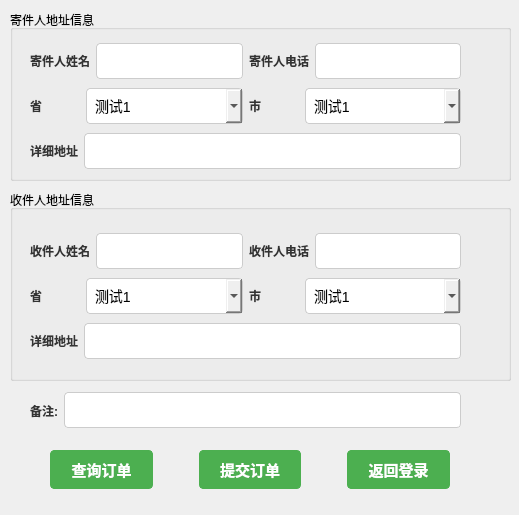
<?xml version="1.0" encoding="UTF-8"?>
<ui version="4.0">
 <class>Guest_main</class>
 <widget class="QWidget" name="Guest_main">
  <property name="geometry">
   <rect>
    <x>0</x>
    <y>0</y>
    <width>519</width>
    <height>515</height>
   </rect>
  </property>
  <property name="windowTitle">
   <string>游客进入</string>
  </property>
  <widget class="QGroupBox" name="groupBox">
   <property name="geometry">
    <rect>
     <x>10</x>
     <y>10</y>
     <width>501</width>
     <height>171</height>
    </rect>
   </property>
   <property name="styleSheet">
    <string notr="true">
            QLabel {
                color: #333;
                font: 14px &quot;幼圆&quot;;
                font-weight: bold;
            }

            QLineEdit,
            QComboBox {
                padding: 8px;
                font-size: 14px;
                border: 1px solid #ccc;
                border-radius: 4px;
            }

        </string>
   </property>
   <property name="title">
    <string>寄件人地址信息</string>
   </property>
   <widget class="QWidget" name="layoutWidget">
    <property name="geometry">
     <rect>
      <x>20</x>
      <y>30</y>
      <width>431</width>
      <height>134</height>
     </rect>
    </property>
    <layout class="QVBoxLayout" name="verticalLayout">
     <item>
      <layout class="QHBoxLayout" name="horizontalLayout">
       <item>
        <widget class="QLabel" name="label">
         <property name="text">
          <string>寄件人姓名</string>
         </property>
        </widget>
       </item>
       <item>
        <widget class="QLineEdit" name="lineEdit"/>
       </item>
       <item>
        <widget class="QLabel" name="label_2">
         <property name="text">
          <string>寄件人电话</string>
         </property>
        </widget>
       </item>
       <item>
        <widget class="QLineEdit" name="lineEdit_2"/>
       </item>
      </layout>
     </item>
     <item>
      <layout class="QHBoxLayout" name="horizontalLayout_2">
       <item>
        <widget class="QLabel" name="label_4">
         <property name="maximumSize">
          <size>
           <width>50</width>
           <height>16777215</height>
          </size>
         </property>
         <property name="text">
          <string>省</string>
         </property>
        </widget>
       </item>
       <item>
        <widget class="QComboBox" name="comboBox">
         <item>
          <property name="text">
           <string>测试1</string>
          </property>
         </item>
         <item>
          <property name="text">
           <string>2</string>
          </property>
         </item>
         <item>
          <property name="text">
           <string>3</string>
          </property>
         </item>
         <item>
          <property name="text">
           <string>4</string>
          </property>
         </item>
        </widget>
       </item>
       <item>
        <widget class="QLabel" name="label_5">
         <property name="maximumSize">
          <size>
           <width>50</width>
           <height>16777215</height>
          </size>
         </property>
         <property name="text">
          <string>市</string>
         </property>
        </widget>
       </item>
       <item>
        <widget class="QComboBox" name="comboBox_2">
         <item>
          <property name="text">
           <string>测试1</string>
          </property>
         </item>
         <item>
          <property name="text">
           <string>2</string>
          </property>
         </item>
         <item>
          <property name="text">
           <string>3</string>
          </property>
         </item>
         <item>
          <property name="text">
           <string>4</string>
          </property>
         </item>
        </widget>
       </item>
      </layout>
     </item>
     <item>
      <layout class="QHBoxLayout" name="horizontalLayout_3">
       <item>
        <widget class="QLabel" name="label_6">
         <property name="text">
          <string>详细地址</string>
         </property>
        </widget>
       </item>
       <item>
        <widget class="QLineEdit" name="lineEdit_3"/>
       </item>
      </layout>
     </item>
    </layout>
   </widget>
  </widget>
  <widget class="QGroupBox" name="groupBox_2">
   <property name="geometry">
    <rect>
     <x>10</x>
     <y>190</y>
     <width>501</width>
     <height>191</height>
    </rect>
   </property>
   <property name="styleSheet">
    <string notr="true">
            QLabel {
                color: #333;
                font: 14px &quot;幼圆&quot;;
                font-weight: bold;
            }

            QLineEdit,
            QComboBox {
                padding: 8px;
                font-size: 14px;
                border: 1px solid #ccc;
                border-radius: 4px;
            }
        </string>
   </property>
   <property name="title">
    <string>收件人地址信息</string>
   </property>
   <widget class="QWidget" name="layoutWidget_2">
    <property name="geometry">
     <rect>
      <x>20</x>
      <y>40</y>
      <width>431</width>
      <height>134</height>
     </rect>
    </property>
    <layout class="QVBoxLayout" name="verticalLayout_2">
     <item>
      <layout class="QHBoxLayout" name="horizontalLayout_4">
       <item>
        <widget class="QLabel" name="label_3">
         <property name="text">
          <string>收件人姓名</string>
         </property>
        </widget>
       </item>
       <item>
        <widget class="QLineEdit" name="lineEdit_4"/>
       </item>
       <item>
        <widget class="QLabel" name="label_7">
         <property name="text">
          <string>收件人电话</string>
         </property>
        </widget>
       </item>
       <item>
        <widget class="QLineEdit" name="lineEdit_5"/>
       </item>
      </layout>
     </item>
     <item>
      <layout class="QHBoxLayout" name="horizontalLayout_5">
       <item>
        <widget class="QLabel" name="label_8">
         <property name="maximumSize">
          <size>
           <width>50</width>
           <height>16777215</height>
          </size>
         </property>
         <property name="text">
          <string>省</string>
         </property>
        </widget>
       </item>
       <item>
        <widget class="QComboBox" name="comboBox_3">
         <item>
          <property name="text">
           <string>测试1</string>
          </property>
         </item>
         <item>
          <property name="text">
           <string>2</string>
          </property>
         </item>
         <item>
          <property name="text">
           <string>3</string>
          </property>
         </item>
         <item>
          <property name="text">
           <string>4</string>
          </property>
         </item>
        </widget>
       </item>
       <item>
        <widget class="QLabel" name="label_9">
         <property name="maximumSize">
          <size>
           <width>50</width>
           <height>16777215</height>
          </size>
         </property>
         <property name="text">
          <string>市</string>
         </property>
        </widget>
       </item>
       <item>
        <widget class="QComboBox" name="comboBox_4">
         <item>
          <property name="text">
           <string>测试1</string>
          </property>
         </item>
         <item>
          <property name="text">
           <string>2</string>
          </property>
         </item>
         <item>
          <property name="text">
           <string>3</string>
          </property>
         </item>
         <item>
          <property name="text">
           <string>4</string>
          </property>
         </item>
        </widget>
       </item>
      </layout>
     </item>
     <item>
      <layout class="QHBoxLayout" name="horizontalLayout_6">
       <item>
        <widget class="QLabel" name="label_10">
         <property name="text">
          <string>详细地址</string>
         </property>
        </widget>
       </item>
       <item>
        <widget class="QLineEdit" name="lineEdit_6"/>
       </item>
      </layout>
     </item>
    </layout>
   </widget>
  </widget>
  <widget class="QWidget" name="layoutWidget_3">
   <property name="geometry">
    <rect>
     <x>30</x>
     <y>390</y>
     <width>431</width>
     <height>41</height>
    </rect>
   </property>
   <layout class="QHBoxLayout" name="horizontalLayout_7">
    <item>
     <widget class="QLabel" name="label_11">
      <property name="styleSheet">
       <string notr="true">QLabel {
    color: #333;
    font: 14px &quot;幼圆&quot;;
    font-weight: bold;
}
</string>
      </property>
      <property name="text">
       <string>备注:</string>
      </property>
     </widget>
    </item>
    <item>
     <widget class="QLineEdit" name="lineEdit_7">
      <property name="styleSheet">
       <string notr="true">  QLineEdit {
                padding: 8px;
                font-size: 14px;
                border: 1px solid #ccc;
                border-radius: 4px;
            }</string>
      </property>
     </widget>
    </item>
   </layout>
  </widget>
  <widget class="QWidget" name="layoutWidget">
   <property name="geometry">
    <rect>
     <x>10</x>
     <y>450</y>
     <width>480</width>
     <height>39</height>
    </rect>
   </property>
   <layout class="QHBoxLayout" name="horizontalLayout_8">
    <item>
     <spacer name="horizontalSpacer_2">
      <property name="orientation">
       <enum>Qt::Horizontal</enum>
      </property>
      <property name="sizeType">
       <enum>QSizePolicy::Minimum</enum>
      </property>
      <property name="sizeHint" stdset="0">
       <size>
        <width>40</width>
        <height>20</height>
       </size>
      </property>
     </spacer>
    </item>
    <item>
     <widget class="QPushButton" name="searchBtn">
      <property name="styleSheet">
       <string notr="true">
             QPushButton {
                padding: 8px 16px;
                font-size: 15px;
                font-weight: bold;
                border: 1px solid #4CAF50;
                border-radius: 4px;
                color: #fff;
                background-color: #4CAF50;
            }

            QPushButton:hover {
                background-color: #45a049;
                border: 1px solid #45a049;
            }
        </string>
      </property>
      <property name="text">
       <string>查询订单</string>
      </property>
     </widget>
    </item>
    <item>
     <spacer name="horizontalSpacer">
      <property name="orientation">
       <enum>Qt::Horizontal</enum>
      </property>
      <property name="sizeType">
       <enum>QSizePolicy::Minimum</enum>
      </property>
      <property name="sizeHint" stdset="0">
       <size>
        <width>40</width>
        <height>20</height>
       </size>
      </property>
     </spacer>
    </item>
    <item>
     <widget class="QPushButton" name="submitBtn">
      <property name="styleSheet">
       <string notr="true">
             QPushButton {
                padding: 8px 16px;
                font-size: 15px;
                font-weight: bold;
                border: 1px solid #4CAF50;
                border-radius: 4px;
                color: #fff;
                background-color: #4CAF50;
            }

            QPushButton:hover {
                background-color: #45a049;
                border: 1px solid #45a049;
            }
        </string>
      </property>
      <property name="text">
       <string>提交订单</string>
      </property>
     </widget>
    </item>
    <item>
     <spacer name="horizontalSpacer_4">
      <property name="orientation">
       <enum>Qt::Horizontal</enum>
      </property>
      <property name="sizeType">
       <enum>QSizePolicy::Minimum</enum>
      </property>
      <property name="sizeHint" stdset="0">
       <size>
        <width>40</width>
        <height>20</height>
       </size>
      </property>
     </spacer>
    </item>
    <item>
     <widget class="QPushButton" name="quitBtn">
      <property name="styleSheet">
       <string notr="true">
             QPushButton {
                padding: 8px 16px;
                font-size: 15px;
                font-weight: bold;
                border: 1px solid #4CAF50;
                border-radius: 4px;
                color: #fff;
                background-color: #4CAF50;
            }

            QPushButton:hover {
                background-color: #45a049;
                border: 1px solid #45a049;
            }
        </string>
      </property>
      <property name="text">
       <string>返回登录</string>
      </property>
     </widget>
    </item>
    <item>
     <spacer name="horizontalSpacer_3">
      <property name="orientation">
       <enum>Qt::Horizontal</enum>
      </property>
      <property name="sizeType">
       <enum>QSizePolicy::Minimum</enum>
      </property>
      <property name="sizeHint" stdset="0">
       <size>
        <width>40</width>
        <height>20</height>
       </size>
      </property>
     </spacer>
    </item>
   </layout>
  </widget>
 </widget>
 <resources/>
 <connections/>
</ui>
